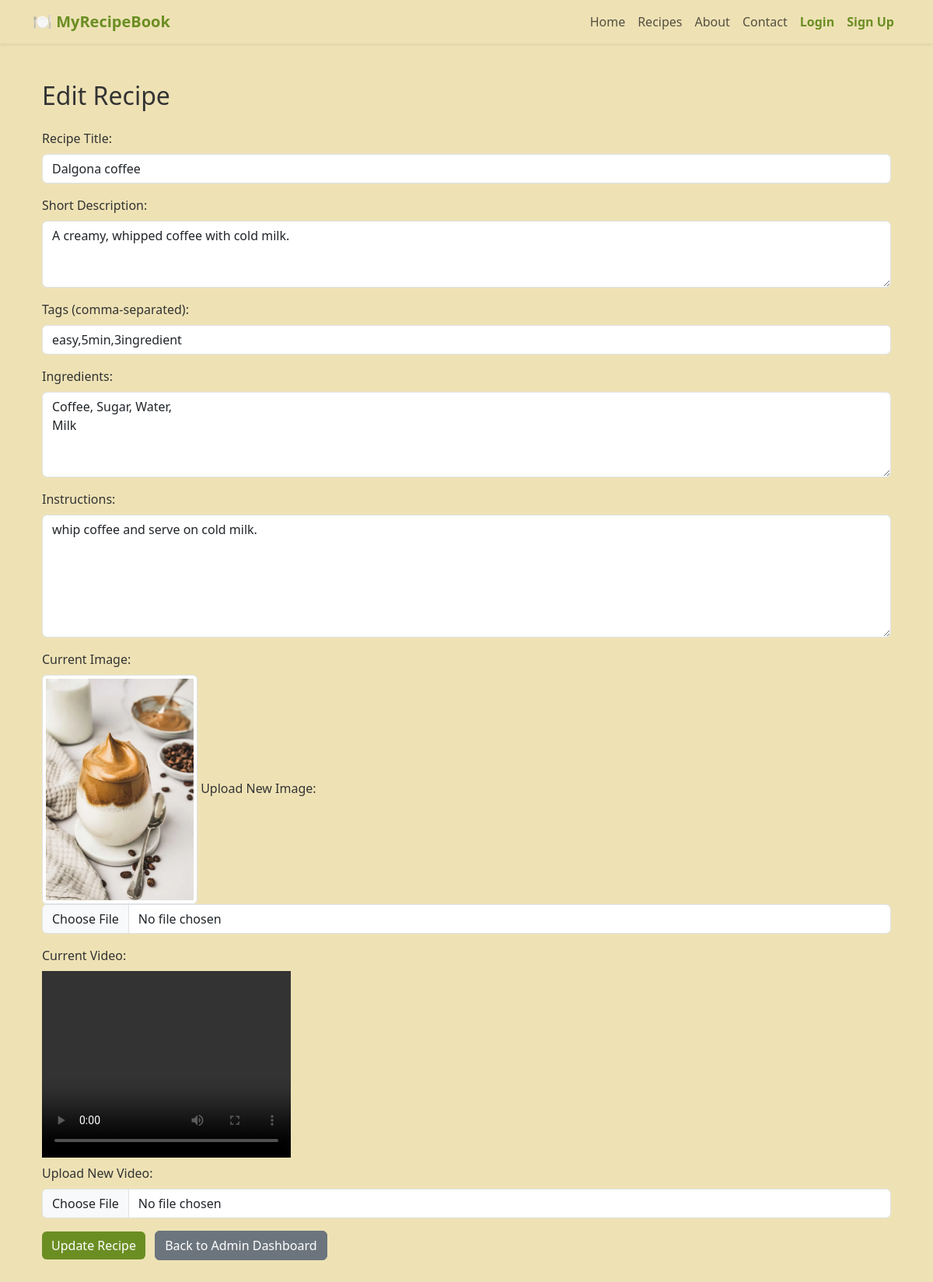
The page /admin/edit_recipe/9 on the database as committed earlier.
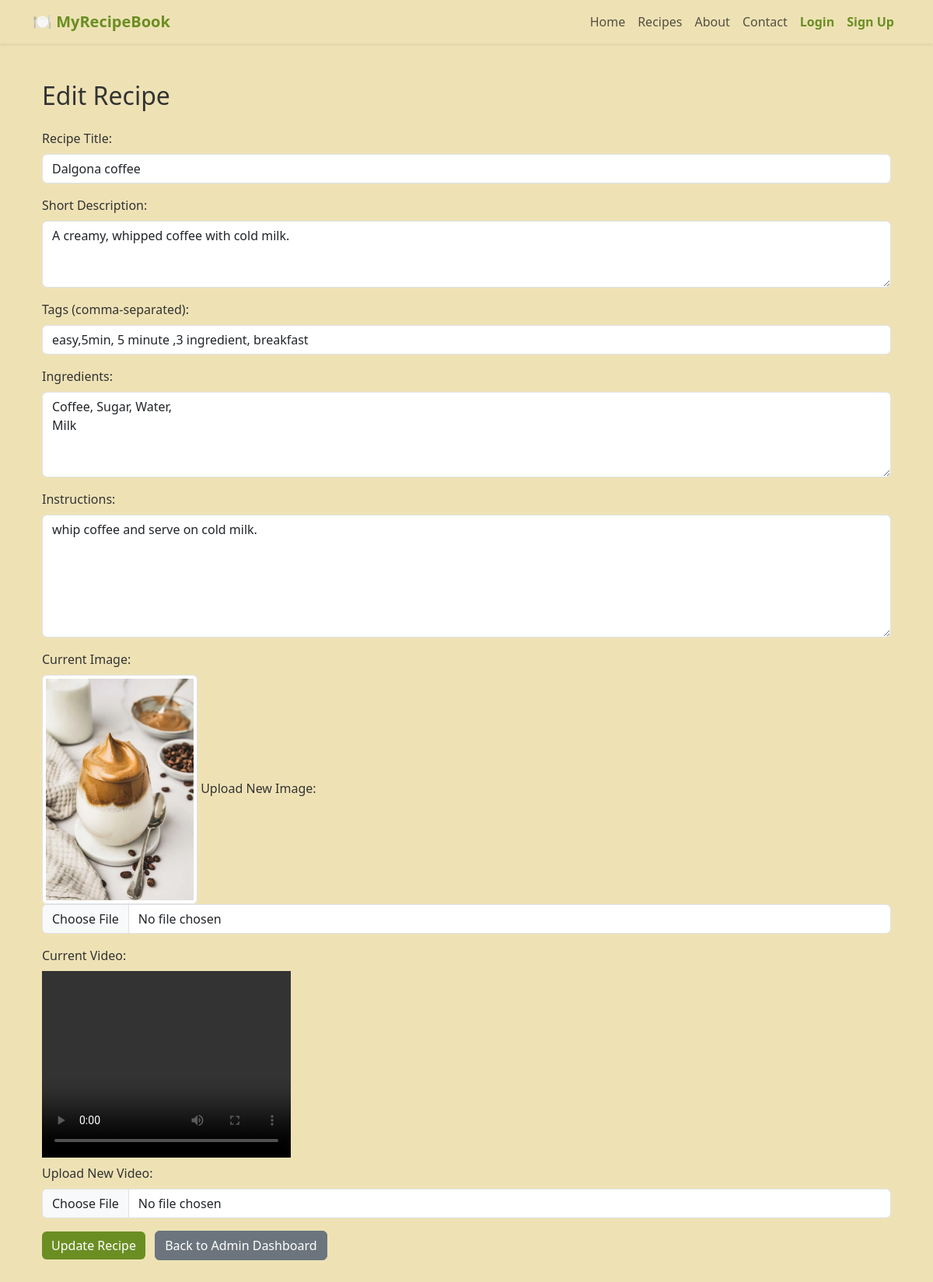
The same page on the database as committed later.
### app/models.py (models this page shows, shortened)
class Recipe(db.Model):
    id = db.Column(db.Integer, primary_key=True)
    title = db.Column(db.String(255), nullable=False)
    tags = db.Column(db.String(255))
    ingredients = db.Column(db.Text, nullable=False)
    instructions = db.Column(db.Text, nullable=True)
    description = db.Column(db.String(500), nullable=True)
    image_path = db.Column(db.String(255))  # Stores relative path
    video_path = db.Column(db.String(255))  # Stores relative path
    is_premium = db.Column(db.Boolean, default=False)  # New column
    likes = db.relationship('Like', backref='recipe', lazy=True)
    ratings = db.relationship('Rating', backref='recipe', lazy=True)
    comments = db.relationship('Comment', backref='recipe', lazy=True)

### app/routes.py (the view, shortened to what this page needs)
@bp.route('/admin/edit_recipe/<int:recipe_id>', methods=['GET', 'POST'])
def edit_recipe(recipe_id):
    recipe = Recipe.query.get_or_404(recipe_id)
    ingredient_list = recipe.ingredients.split("\n") if recipe.ingredients else []
    return render_template('edit_recipe.html', recipe=recipe, ingredient_list=ingredient_list)

### app/templates/edit_recipe.html
{% extends "base.html" %}
{% block content %}
<div class="container mt-5">
    <h2 class="mb-4">Edit Recipe</h2>
    <form action="{{ url_for('routes.edit_recipe', recipe_id=recipe.id) }}" method="POST" enctype="multipart/form-data">
        <div class="mb-3">
            <label for="title" class="form-label">Recipe Title:</label>
            <input type="text" id="title" name="title" value="{{ recipe.title }}" class="form-control" required>
        </div>
        <div class="mb-3">
            <label for="description" class="form-label">Short Description:</label>
            <textarea id="description" name="description" rows="3" class="form-control" required>{{ recipe.description }}</textarea>
        </div>
        <div class="mb-3">
            <label for="tags" class="form-label">Tags (comma-separated):</label>
            <input type="text" id="tags" name="tags" value="{{ recipe.tags }}" class="form-control">
        </div>
        <div class="mb-3">
            <label for="ingredients" class="form-label">Ingredients:</label>
            <textarea id="ingredients" name="ingredients" rows="4" class="form-control" required>{{ recipe.ingredients }}</textarea>
        </div>
        <div class="mb-3">
            <label for="instructions" class="form-label">Instructions:</label>
            <textarea id="instructions" name="instructions" rows="6" class="form-control" required>{{ recipe.instructions }}</textarea>
        </div>
        <div class="mb-3">
            <label class="form-label">Current Image:</label><br>
            {% if recipe.image_path %}
                <img src="{{ url_for('static', filename=recipe.image_path) }}" class="img-thumbnail" width="200">
            {% else %}
                <p class="text-muted">No image uploaded</p>
            {% endif %}
            <label for="image" class="form-label mt-2">Upload New Image:</label>
            <input type="file" id="image" name="image" accept="image/*" class="form-control">
        </div>
        <div class="mb-3">
            <label class="form-label">Current Video:</label><br>
            {% if recipe.video_path %}
                <video width="320" height="240" controls class="d-block mb-2">
                    <source src="{{ url_for('static', filename=recipe.video_path) }}" type="video/mp4">
                </video>
            {% else %}
                <p class="text-muted">No video uploaded</p>
            {% endif %}
            <label for="video" class="form-label">Upload New Video:</label>
            <input type="file" id="video" name="video" accept="video/*" class="form-control">
        </div>
        <button type="submit" class="btn btn-primary">Update Recipe</button>
        <a href="{{ url_for('routes.admin_dashboard') }}" class="btn btn-secondary ms-2">Back to Admin Dashboard</a>
    </form>
</div>
{% endblock %}

Rows that differ between the two databases and show on the page:
changed Recipe "Dalgona coffee": tags "easy,5min,3ingredient" → "easy,5min, 5 minute ,3 ingredient, breakfast"
